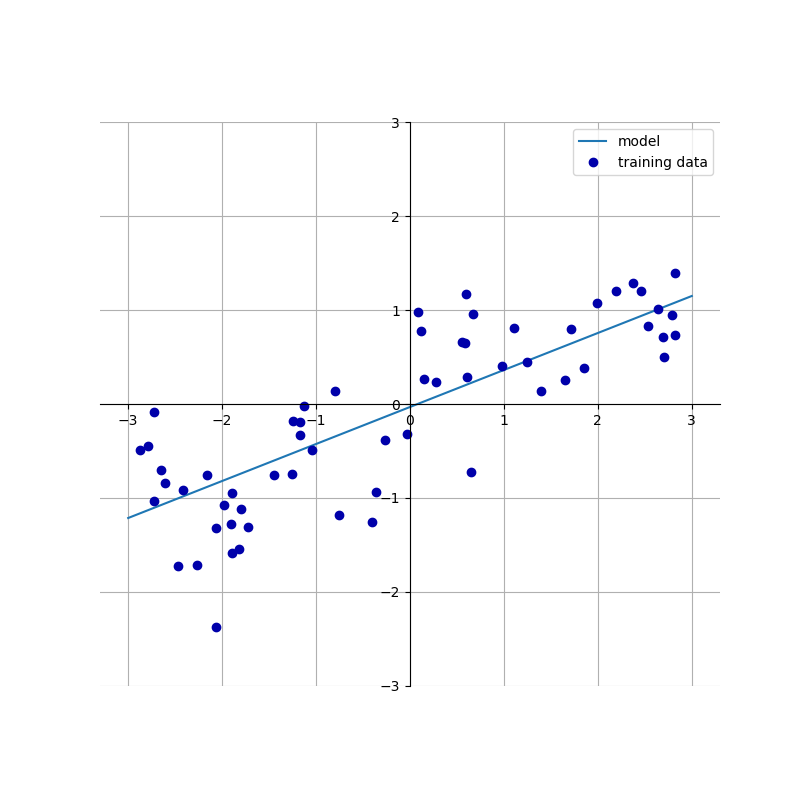

Source code (Python):
from mglearn.plot_linear_regression import plot_linear_regression_wave

from myImport import *

if __name__ == '__main__':
    plot_linear_regression_wave()
    plt.savefig("plot_linear_regression_wave.png")# w[0]: 0.393906  b: -0.031804
    plt.show()